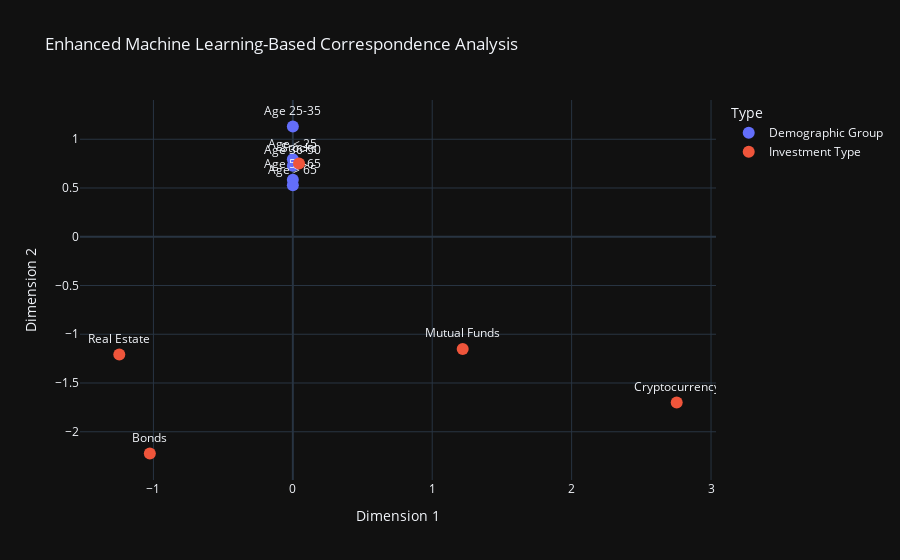

Write notebook code for a chart like this one.
### Code cell


### Figure 1 — Plotly figure (JSON) as saved in the notebook; plotly's stock layout.template omitted (floating-point values rounded to 4 significant figures)
{"data": [{"hovertemplate": "Type=Demographic Group<br>Dimension 1=%{x}<br>Dimension 2=%{y}<br>index=%{text}<extra></extra>", "legendgroup": "Demographic Group", "marker": {"color": "#636efa", "size": 12, "symbol": "circle"}, "mode": "markers+text", "name": "Demographic Group", "orientation": "v", "showlegend": true, "text": ["Age < 25", "Age 25-35", "Age 36-50", "Age 51-65", "Age > 65"], "textposition": "top center", "type": "scatter", "x": [0, 0, 0, 0, 0], "xaxis": "x", "y": [0.7961, 1.131, 0.7294, 0.5841, 0.5287], "yaxis": "y"}, {"hovertemplate": "Type=Investment Type<br>Dimension 1=%{x}<br>Dimension 2=%{y}<br>index=%{text}<extra></extra>", "legendgroup": "Investment Type", "marker": {"color": "#EF553B", "size": 12, "symbol": "circle"}, "mode": "markers+text", "name": "Investment Type", "orientation": "v", "showlegend": true, "text": ["Stocks", "Bonds", "Mutual Funds", "Real Estate", "Cryptocurrency"], "textposition": "top center", "type": "scatter", "x": [0.04452, -1.026, 1.219, -1.245, 2.754], "xaxis": "x", "y": [0.7509, -2.223, -1.151, -1.209, -1.701], "yaxis": "y"}], "layout": {"legend": {"title": {"text": "Type"}, "tracegroupgap": 0}, "title": {"text": "Enhanced Machine Learning-Based Correspondence Analysis"}, "xaxis": {"anchor": "y", "domain": [0, 1], "title": {"text": "Dimension 1"}}, "yaxis": {"anchor": "x", "domain": [0, 1], "title": {"text": "Dimension 2"}}}}
